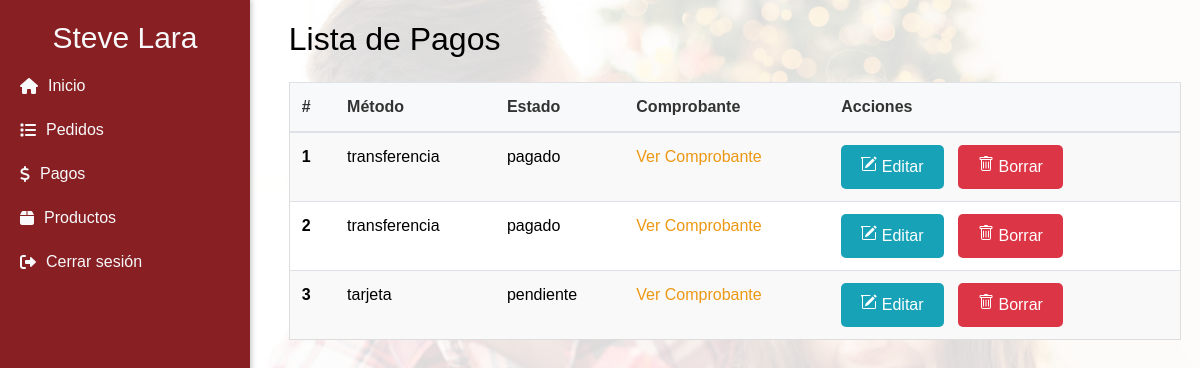
/pagos (signed in), run on an earlier commit of the app's database.
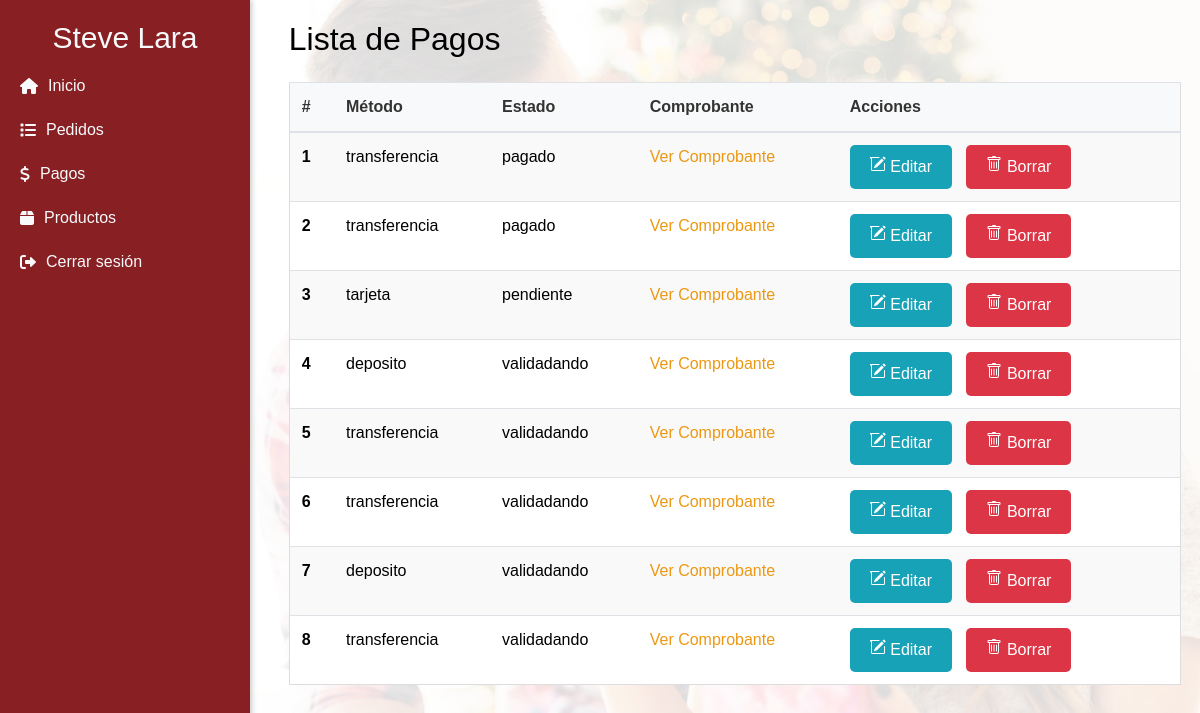
And on a later commit of the database.
### pedidos/models.py (models this page shows, shortened)
class Pago(models.Model):
    OPC_METODO = [("transferencia", "Transferencia"),("deposito", "Deposito")]
    OPC_ESTADO_PAGO = [("pagado", "Pagado"),("validando", "Validando")]
    metodo = models.CharField(max_length=50, choices=OPC_METODO)
    estado = models.CharField(max_length=50, choices=OPC_ESTADO_PAGO, default="validadando")
    comprobante = models.ImageField(upload_to='media/comprobantes/', default='comprobantes/comprobante-default.jpg',  null=True, blank=True)       #Cambiar que se puede enviar vacio

### pedidos/views.py (the view)
# urls.py: path('pagos', pagos, name='pagos'),                                                     #Consultar
@staff_member_required
def pagos(request):
    pagos = Pago.objects.all()
    contenido = {
        'pagos': pagos,
        'cliente': request.cliente  # Llama al cliente del middleware
    }
    return render(request, 'pagos/listado.html', contenido)

### templates/pagos/listado.html (shortened to what this page needs)
{% extends 'menu.html' %}
{% block content %}
  <div class="info-cliente">
    <h2 class="mb-4">Lista de Pagos</h2>
    <table class="table">
      <thead>
        <tr>
          <th scope="col">#</th>
          <th scope="col">Método</th>
          <th scope="col">Estado</th>
          <th scope="col">Comprobante</th>
          <th scope="col">Acciones</th>
        </tr>
      </thead>
      <tbody>
        {% for pago in pagos %}
        <tr>
          <th scope="row" data-label="#">{{ forloop.counter }}</th>
          <td data-label="Método">{{ pago.metodo }}</td>
          <td data-label="Estado">{{ pago.estado }}</td>
          <td data-label="Comprobante">
            {% if pago.comprobante %}
              <a href="{{ pago.comprobante.url }}" target="_blank">Ver Comprobante</a>
            {% else %}
              No disponible
            {% endif %}
          </td>
          <td>
            <a href="{% url 'detalle_pago' pago.id %}" class="btn btn-info btn-sm">
              Editar
            </a>
            <form action="{% url 'eliminar_pago' pago.id %}" method="post" style="display:inline;" class="delete-form">
                <button type="submit" class="btn btn-danger btn-sm">
                  Borrar
                </button>
            </form>
          </td>
        </tr>
        {% endfor %}
      </tbody>
    </table>
  </div>
{% endblock %}

What changed in the data, as far as the page shows it:
added Pago: metodo "deposito", estado "validadando"
added Pago: metodo "transferencia", estado "validadando"
added Pago: metodo "transferencia", estado "validadando"
added Pago: metodo "deposito", estado "validadando"
added Pago: metodo "transferencia", estado "validadando"
